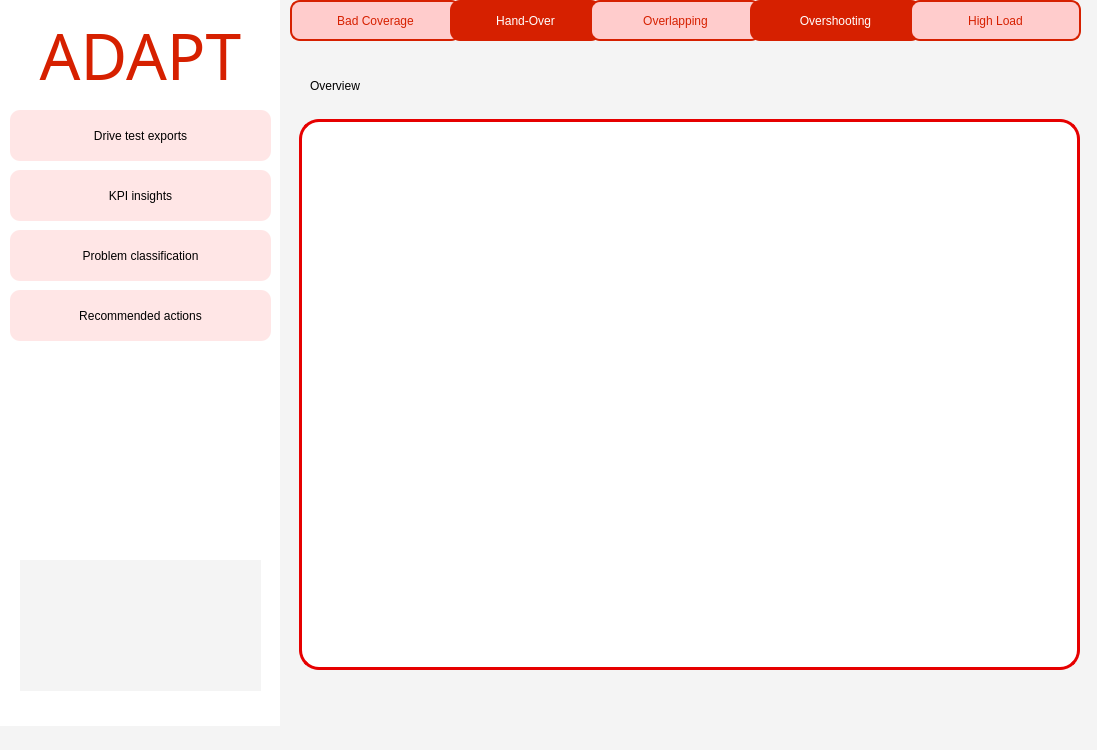
<?xml version="1.0" encoding="UTF-8"?>
<ui version="4.0">
 <class>MainWindow</class>
 <widget class="QMainWindow" name="MainWindow">
  <property name="geometry">
   <rect>
    <x>0</x>
    <y>0</y>
    <width>1097</width>
    <height>750</height>
   </rect>
  </property>
  <property name="windowTitle">
   <string>MainWindow</string>
  </property>
  <property name="styleSheet">
   <string notr="true">
background-color: rgb(244, 244, 244);</string>
  </property>
  <widget class="QWidget" name="centralwidget">
   <widget class="QLabel" name="label_2">
    <property name="geometry">
     <rect>
      <x>-1</x>
      <y>-5</y>
      <width>281</width>
      <height>731</height>
     </rect>
    </property>
    <property name="styleSheet">
     <string notr="true">background-color: rgb(255, 255, 255);</string>
    </property>
    <property name="text">
     <string/>
    </property>
   </widget>
   <widget class="QPushButton" name="exports_button">
    <property name="geometry">
     <rect>
      <x>10</x>
      <y>110</y>
      <width>261</width>
      <height>51</height>
     </rect>
    </property>
    <property name="styleSheet">
     <string notr="true">QPushButton {
    background-color: rgb(255, 230, 230); /* light faded red */
    font: 10pt &quot;Century Gothic&quot;;
    color: black;
    border-radius: 10px;
    border: none;
    padding: 6px 12px;
}

QPushButton:hover {
    background-color: rgb(250, 200, 200); /* slightly deeper red when hovering */
}

QPushButton:pressed {
    background-color: rgb(240, 180, 180); /* deeper red when pressed */
    padding-top: 8px;
    padding-bottom: 4px;
}
</string>
    </property>
    <property name="text">
     <string>Drive test exports</string>
    </property>
    <property name="icon">
     <iconset>
      <normaloff>../../../Downloads/file-export.png</normaloff>../../../Downloads/file-export.png</iconset>
    </property>
    <property name="checkable">
     <bool>false</bool>
    </property>
    <property name="flat">
     <bool>true</bool>
    </property>
   </widget>
   <widget class="QPushButton" name="insights_button">
    <property name="enabled">
     <bool>false</bool>
    </property>
    <property name="geometry">
     <rect>
      <x>10</x>
      <y>170</y>
      <width>261</width>
      <height>51</height>
     </rect>
    </property>
    <property name="styleSheet">
     <string notr="true">QPushButton {
    background-color: rgb(255, 230, 230); /* light faded red */
    font: 10pt &quot;Century Gothic&quot;;
    color: black;
    border-radius: 10px;
    border: none;
    padding: 6px 12px;
}

QPushButton:hover {
    background-color: rgb(250, 200, 200); /* slightly deeper red when hovering */
}

QPushButton:pressed {
    background-color: rgb(240, 180, 180); /* deeper red when pressed */
    padding-top: 8px;
    padding-bottom: 4px;
}
</string>
    </property>
    <property name="text">
     <string>KPI insights</string>
    </property>
    <property name="icon">
     <iconset>
      <normaloff>../../../Downloads/kpi-evaluation (1).png</normaloff>../../../Downloads/kpi-evaluation (1).png</iconset>
    </property>
    <property name="checkable">
     <bool>false</bool>
    </property>
    <property name="flat">
     <bool>true</bool>
    </property>
   </widget>
   <widget class="QPushButton" name="classification_button">
    <property name="geometry">
     <rect>
      <x>10</x>
      <y>230</y>
      <width>261</width>
      <height>51</height>
     </rect>
    </property>
    <property name="styleSheet">
     <string notr="true">QPushButton {
    background-color: rgb(255, 230, 230); /* light faded red */
    font: 10pt &quot;Century Gothic&quot;;
    color: black;
    border-radius: 10px;
    border: none;
    padding: 6px 12px;
}

QPushButton:hover {
    background-color: rgb(250, 200, 200); /* slightly deeper red when hovering */
}

QPushButton:pressed {
    background-color: rgb(240, 180, 180); /* deeper red when pressed */
    padding-top: 8px;
    padding-bottom: 4px;
}
</string>
    </property>
    <property name="text">
     <string>Problem classification</string>
    </property>
    <property name="icon">
     <iconset>
      <normaloff>../../../Downloads/problem-solving.png</normaloff>../../../Downloads/problem-solving.png</iconset>
    </property>
    <property name="checkable">
     <bool>false</bool>
    </property>
    <property name="flat">
     <bool>true</bool>
    </property>
   </widget>
   <widget class="QPushButton" name="actions_button">
    <property name="geometry">
     <rect>
      <x>10</x>
      <y>290</y>
      <width>261</width>
      <height>51</height>
     </rect>
    </property>
    <property name="styleSheet">
     <string notr="true">QPushButton {
    background-color: rgb(255, 230, 230); /* light faded red */
    font: 10pt &quot;Century Gothic&quot;;
    color: black;
    border-radius: 10px;
    border: none;
    padding: 6px 12px;
}

QPushButton:hover {
    background-color: rgb(250, 200, 200); /* slightly deeper red when hovering */
}

QPushButton:pressed {
    background-color: rgb(240, 180, 180); /* deeper red when pressed */
    padding-top: 8px;
    padding-bottom: 4px;
}
</string>
    </property>
    <property name="text">
     <string>Recommended actions</string>
    </property>
    <property name="icon">
     <iconset>
      <normaloff>../../../Downloads/decision-choice.png</normaloff>../../../Downloads/decision-choice.png</iconset>
    </property>
    <property name="checkable">
     <bool>false</bool>
    </property>
    <property name="flat">
     <bool>true</bool>
    </property>
   </widget>
   <widget class="QLabel" name="label_3">
    <property name="geometry">
     <rect>
      <x>310</x>
      <y>60</y>
      <width>331</width>
      <height>51</height>
     </rect>
    </property>
    <property name="styleSheet">
     <string notr="true">font: 75 16pt &quot;Century Gothic&quot;;
</string>
    </property>
    <property name="text">
     <string>Overview</string>
    </property>
   </widget>
   <widget class="QPushButton" name="bad_coverage_button">
    <property name="geometry">
     <rect>
      <x>290</x>
      <y>0</y>
      <width>171</width>
      <height>41</height>
     </rect>
    </property>
    <property name="styleSheet">
     <string notr="true">QPushButton {
    background-color: #FFCCCC;            /* Light red background */
    font: 75 11pt &quot;Century Gothic&quot;;
    color: rgb(214, 32, 0);               /* Deep red text to match border */
    border-radius: 10px;
    border: 2px solid rgb(214, 32, 0);    /* Red outline */
    padding: 5px 10px;
}

QPushButton:pressed {
    padding-top: 7px;
    padding-bottom: 3px;
    background-color: #FF9999;            /* Slightly darker red when pressed */
}

QPushButton:hover {
    background-color: #FFE5E5;            /* Lighter red on hover */
    border-color: rgb(230, 50, 20);       /* Slightly brighter red border */
}
</string>
    </property>
    <property name="text">
     <string>Bad Coverage</string>
    </property>
    <property name="default">
     <bool>false</bool>
    </property>
   </widget>
   <widget class="QPushButton" name="Handover_Button">
    <property name="geometry">
     <rect>
      <x>450</x>
      <y>0</y>
      <width>151</width>
      <height>41</height>
     </rect>
    </property>
    <property name="styleSheet">
     <string notr="true">QPushButton {
    background-color: rgb(214, 32, 0);
    font: 75 11pt &quot;Century Gothic&quot;;
    color: rgb(255, 255, 255);
    border-radius: 10px;
    border: none;
    padding: 5px 10px;
}

QPushButton:pressed {
    padding-top: 7px;
    padding-bottom: 3px;
}

QPushButton:hover {
    background-color: rgb(230, 50, 20);
}

</string>
    </property>
    <property name="text">
     <string>Hand-Over</string>
    </property>
    <property name="default">
     <bool>false</bool>
    </property>
   </widget>
   <widget class="QPushButton" name="Overlapping_button">
    <property name="geometry">
     <rect>
      <x>590</x>
      <y>0</y>
      <width>171</width>
      <height>41</height>
     </rect>
    </property>
    <property name="styleSheet">
     <string notr="true">QPushButton {
    background-color: #FFCCCC;            /* Light red background */
    font: 75 11pt &quot;Century Gothic&quot;;
    color: rgb(214, 32, 0);               /* Deep red text to match border */
    border-radius: 10px;
    border: 2px solid rgb(214, 32, 0);    /* Red outline */
    padding: 5px 10px;
}

QPushButton:pressed {
    padding-top: 7px;
    padding-bottom: 3px;
    background-color: #FF9999;            /* Slightly darker red when pressed */
}

QPushButton:hover {
    background-color: #FFE5E5;            /* Lighter red on hover */
    border-color: rgb(230, 50, 20);       /* Slightly brighter red border */
}
</string>
    </property>
    <property name="text">
     <string>Overlapping</string>
    </property>
    <property name="default">
     <bool>false</bool>
    </property>
   </widget>
   <widget class="QPushButton" name="OvershootingButton">
    <property name="geometry">
     <rect>
      <x>750</x>
      <y>0</y>
      <width>171</width>
      <height>41</height>
     </rect>
    </property>
    <property name="styleSheet">
     <string notr="true">QPushButton {
    background-color: rgb(214, 32, 0);
    font: 75 11pt &quot;Century Gothic&quot;;
    color: rgb(255, 255, 255);
    border-radius: 10px;
    border: none;
    padding: 5px 10px;
}

QPushButton:pressed {
    padding-top: 7px;
    padding-bottom: 3px;
}

QPushButton:hover {
    background-color: rgb(230, 50, 20);
}

</string>
    </property>
    <property name="text">
     <string>Overshooting</string>
    </property>
    <property name="default">
     <bool>false</bool>
    </property>
   </widget>
   <widget class="QPushButton" name="Highload_button">
    <property name="geometry">
     <rect>
      <x>910</x>
      <y>0</y>
      <width>171</width>
      <height>41</height>
     </rect>
    </property>
    <property name="styleSheet">
     <string notr="true">QPushButton {
    background-color: #FFCCCC;            /* Light red background */
    font: 75 11pt &quot;Century Gothic&quot;;
    color: rgb(214, 32, 0);               /* Deep red text to match border */
    border-radius: 10px;
    border: 2px solid rgb(214, 32, 0);    /* Red outline */
    padding: 5px 10px;
}

QPushButton:pressed {
    padding-top: 7px;
    padding-bottom: 3px;
    background-color: #FF9999;            /* Slightly darker red when pressed */
}

QPushButton:hover {
    background-color: #FFE5E5;            /* Lighter red on hover */
    border-color: rgb(230, 50, 20);       /* Slightly brighter red border */
}
</string>
    </property>
    <property name="text">
     <string>High Load</string>
    </property>
    <property name="default">
     <bool>false</bool>
    </property>
   </widget>
   <widget class="QWidget" name="chartArea" native="true">
    <property name="geometry">
     <rect>
      <x>299</x>
      <y>119</y>
      <width>781</width>
      <height>551</height>
     </rect>
    </property>
    <property name="styleSheet">
     <string notr="true">QWidget {
    border: 3px solid #E60000;     /* Vodafone red */
    border-radius: 20px;           /* Rounded corners */
    background-color: white;       /* Optional: sets background inside the border */
    padding: 10px;                 /* Optional: space inside the border */
}
</string>
    </property>
   </widget>
   <widget class="QLabel" name="label_5">
    <property name="geometry">
     <rect>
      <x>20</x>
      <y>10</y>
      <width>241</width>
      <height>91</height>
     </rect>
    </property>
    <property name="font">
     <font>
      <family>Britannic Bold</family>
      <pointsize>34</pointsize>
      <weight>50</weight>
      <italic>false</italic>
      <bold>false</bold>
     </font>
    </property>
    <property name="styleSheet">
     <string notr="true">color:rgb(214, 32, 0);
font: 34pt &quot;Britannic Bold&quot;;
background-color: rgb(255, 255, 255);



</string>
    </property>
    <property name="text">
     <string>&lt;html&gt;&lt;head/&gt;&lt;body&gt;&lt;p align=&quot;center&quot;&gt;&lt;span style=&quot; font-size:48pt;&quot;&gt;ADAPT&lt;/span&gt;&lt;/p&gt;&lt;/body&gt;&lt;/html&gt;</string>
    </property>
   </widget>
   <widget class="QLabel" name="label_7">
    <property name="geometry">
     <rect>
      <x>20</x>
      <y>560</y>
      <width>241</width>
      <height>131</height>
     </rect>
    </property>
    <property name="frameShape">
     <enum>QFrame::NoFrame</enum>
    </property>
    <property name="frameShadow">
     <enum>QFrame::Plain</enum>
    </property>
    <property name="text">
     <string/>
    </property>
    <property name="pixmap">
     <pixmap>../Vodafone-Logo.png</pixmap>
    </property>
    <property name="scaledContents">
     <bool>true</bool>
    </property>
   </widget>
  </widget>
  <widget class="QMenuBar" name="menubar">
   <property name="geometry">
    <rect>
     <x>0</x>
     <y>0</y>
     <width>1097</width>
     <height>26</height>
    </rect>
   </property>
  </widget>
  <widget class="QStatusBar" name="statusbar"/>
 </widget>
 <resources/>
 <connections/>
</ui>
